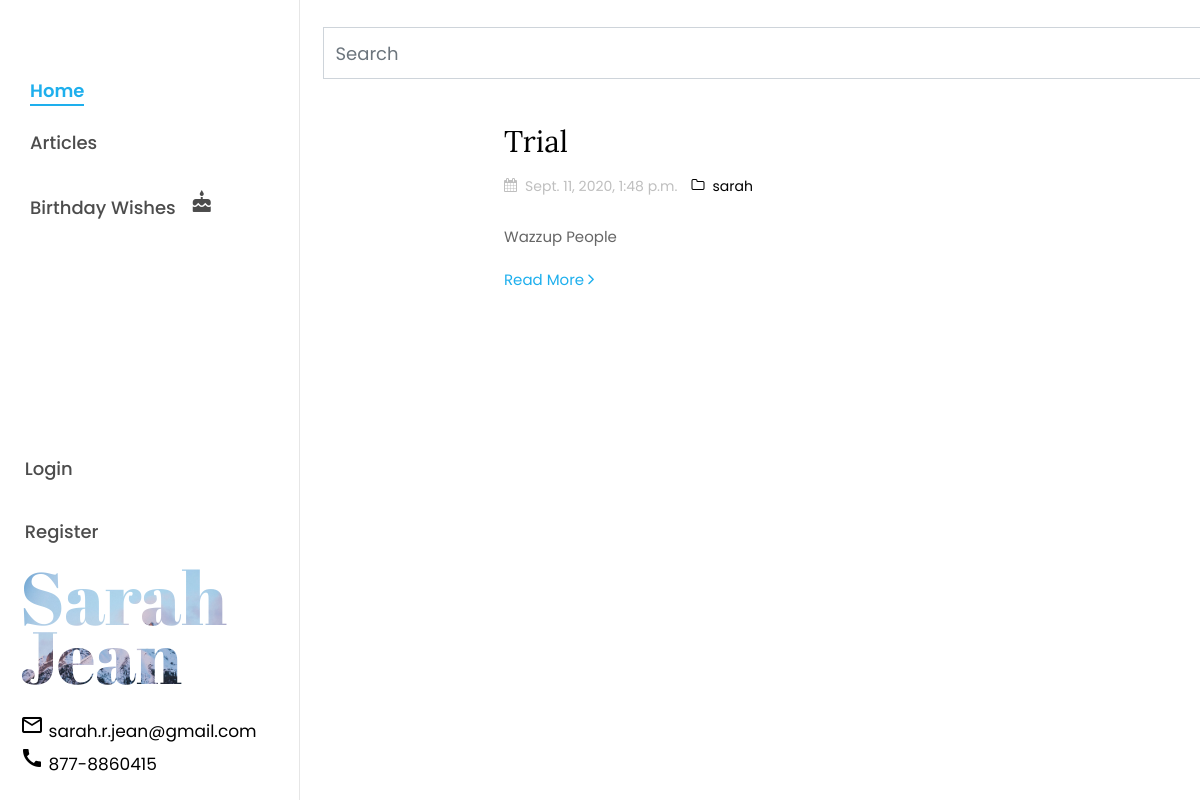
/, run on an earlier commit of the app's database.
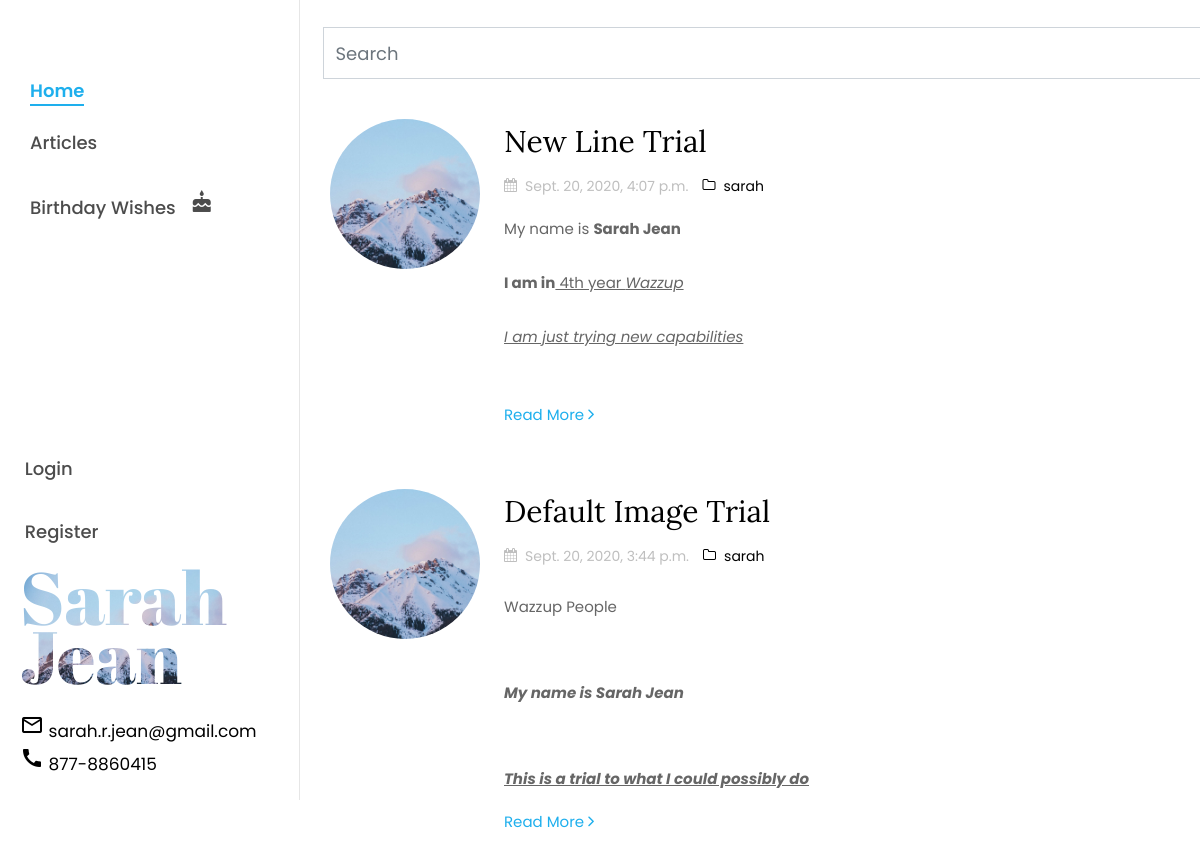
And on a later commit of the database.
### article/models.py (models this page shows, shortened)
class Article(models.Model):
    author = models.ForeignKey("auth.User",on_delete = models.CASCADE,verbose_name = "Author ")
    title = models.CharField(max_length = 50,verbose_name = "Title")
    content = RichTextField()
    created_date = models.DateTimeField(auto_now_add=True,verbose_name="Created On")
    article_image = models.FileField(blank = True,null = True,verbose_name="Image", default="bg_1.jpg")
    slug = models.SlugField(unique=True, max_length=100)
    def __str__(self):
        return self.title
    class Meta:
        ordering = ['-created_date']

### article/views.py (the view)
# urls.py: path('',views.index,name = "index"),
def index(request):
    print("Loading articles:")
    keyword = request.GET.get("keyword")
    print("Keyword : ", keyword)
    if keyword:
        articles = Article.objects.filter(title__contains=keyword)
        return render(request, "messages.html", {"articles": articles})
    articles = Article.objects.all()
    print(articles)
    return render(request, "allarticles.html", {"articles": articles})

### templates/allarticles.html (shortened to what this page needs)
{% extends "includes/colornav.html" %}
{% block body %}
{% load static %}
    {% if articles %}
    <br>
    <div class="row hidden-md-down ">
        <div class="col-md-10 offset-md-3">
            <div class="col-lg-11">
                <form>
                    <div class="md-form active-cyan active-cyan-2 mb-3">
                        <input class="form-control" type="text" placeholder="Search" aria-label="Search" name="keyword">
                    </div>
                </form>
            </div>
        </div>
    </div>
    <div id="colorlib-main">
        <section class="ftco-section ftco-no-pt ftco-no-pb">
            <div class="container">
                <div class="col">
                    <div class="row pt-md-4">
                        {% for article in articles %}
                        <div class="col-md-12">
                            <div class="blog-entry ftco-animate d-md-flex">
                                <a href="{% url 'article:detail' article.slug %}" class="img img-2"
                                    style="background-image: url({{article.article_image.url}});"></a>
                                <div class="text text-2 pl-md-4">
                                    <h3 class="mb-2"><a
                                            href="{% url 'article:detail' article.slug %}">{{article.title}}</a>
                                    </h3>
                                    <div class="meta-wrap">
                                        <p class="meta">
                                            <span><i class="icon-calendar mr-2"></i>{{article.created_date}}</span>
                                            <span><a href="/articles/dashboard/"><i
                                                        class="icon-folder-o mr-2"></i>{{article.author.username}}</a></span>
                                        </p>
                                    </div>
                                    <p class="mb-4">{{article.content|safe|truncatewords:50}}</p>
                                    <p><a href="{% url 'article:detail' article.slug %}" class="btn-custom">Read
                                            More <span class="ion-ios-arrow-forward"></span></a></p>
                                </div>
                            </div>
                        </div>
                        {% endfor %}
                    </div>
                </div>
            </div>
        </section>
    </div>
    {% endif %}
{% endblock body %}

### templates/includes/colornav.html (shortened to what this page needs)
{% load static %}
<!DOCTYPE html>
<html lang="en">
<head>
    <link rel="stylesheet" href="{% static 'css/open-iconic-bootstrap.min.css' %}">
    <link rel="stylesheet" href="{% static 'css/animate.css' %}">
    <link rel="stylesheet" href="{% static 'css/owl.carousel.min.css' %}">
    <link rel="stylesheet" href="{% static 'css/owl.theme.default.min.css' %}">
    <link rel="stylesheet" href="{% static 'css/magnific-popup.css' %}">
    <link rel="stylesheet" href="{% static 'css/aos.css' %}">
    <link rel="stylesheet" href="{% static 'css/ionicons.min.css' %}">
    <link rel="stylesheet" href="{% static 'css/bootstrap-datepicker.css' %}">
    <link rel="stylesheet" href="{% static 'css/jquery.timepicker.css' %}">
    <link rel="stylesheet" href="{% static 'css/flaticon.css' %}">
    <link rel="stylesheet" href="{% static 'css/icomoon.css' %}">
    <link rel="stylesheet" href="{% static 'css/style1.css' %}">
</head>
<body>
    <div id="colorlib-page">
        <div>
            <aside id="colorlib-aside" role="complementary" class="js-fullheight">
                <nav id="colorlib-main-menu" role="navigation">
                    <ul>
                        <li class="colorlib-active"><a href="/">Home</a></li>
                        <li class="nav-item active">
                            <a class="nav-link" href="{% url 'article:articles'  %}">Articles</a>
                        </li>
                        <li><a class="nav-link" href="{% url 'messages'  %}">Birthday Wishes &nbsp; <i class="material-icons">cake</i></a></li>
                    </ul>
                </nav>
                <div class="colorlib-footer">
                    <nav id="colorlib-main-menu" role="navigation">
                        <ul>
                            {% if request.user.is_authenticated %}
                            <li class="nav-item active">
                                <a class="nav-link" href="{% url 'article:dashboard'  %}">&nbsp;Dashboard - {{request.user.username}}</a>
                            </li>
                            <li class="nav-item active">
                                <a class="nav-link" href="{% url 'user:logout'  %}">&nbsp;Log Out</a>
                            </li>
                            {% else %}
                            <li class="nav-item active">
                                <a class="nav-link" href="{% url 'user:login'  %}">&nbsp;Login</a>
                            </li>
                            <li class="nav-item active">
                                <a class="nav-link" href="{% url 'user:register'  %}">&nbsp;Register</a>
                            </li>
                            {% endif %}
                        </ul>
                        <h1 id="colorlib-logo" class="mb-4"><a href="/"
                                style="background-image: url({% static 'images/bg_1.jpg' %});">Sarah
                                <span>Jean</span></a>
                        </h1>
                        <a href="mailto:sarah.r.jean@gmail.com"><i class="material-icons left">mail_outline</i>
                            sarah.r.jean@gmail.com</a><br>
                        <a href="tel:8778860415"><i class="material-icons left">call</i> 877-8860415</a>
                </div>
            </aside>
        </div>
        <div>
            {% block body %}
            {% endblock body %}
        </div>
    </div>
</body>

### static/css/icomoon.css (style rules this page uses)
[class^="icon-"], [class*=" icon-"] { font-family: 'icomoon' !important; speak: none; font-style: normal; font-weight: normal; font-variant: normal; text-transform: none; line-height: 1; -webkit-font-smoothing: antialiased; -moz-osx-font-smoothing: grayscale; }
.icon-calendar:before { content: "\f073"; }
.icon-folder-o:before { content: "\f114"; }

What changed in the data, as far as the page shows it:
no longer on this page (row edited): Article: title "Trial", created_date "Sept. 11, 2020, 1:48 p.m.", author.username "sarah", content "Wazzup People"
added Article: article_image (picture), title "New Line Trial", created_date "Sept. 20, 2020, 4:07 p.m.", author.username "sarah", content "My name is Sarah Jean I am in 4th year Wazzup I am just trying new capabilities"
added Article: article_image (picture), title "Default Image Trial", created_date "Sept. 20, 2020, 3:44 p.m.", author.username "sarah", content "Wazzup People My name is Sarah Jean This is a trial to what I could possibly do"
